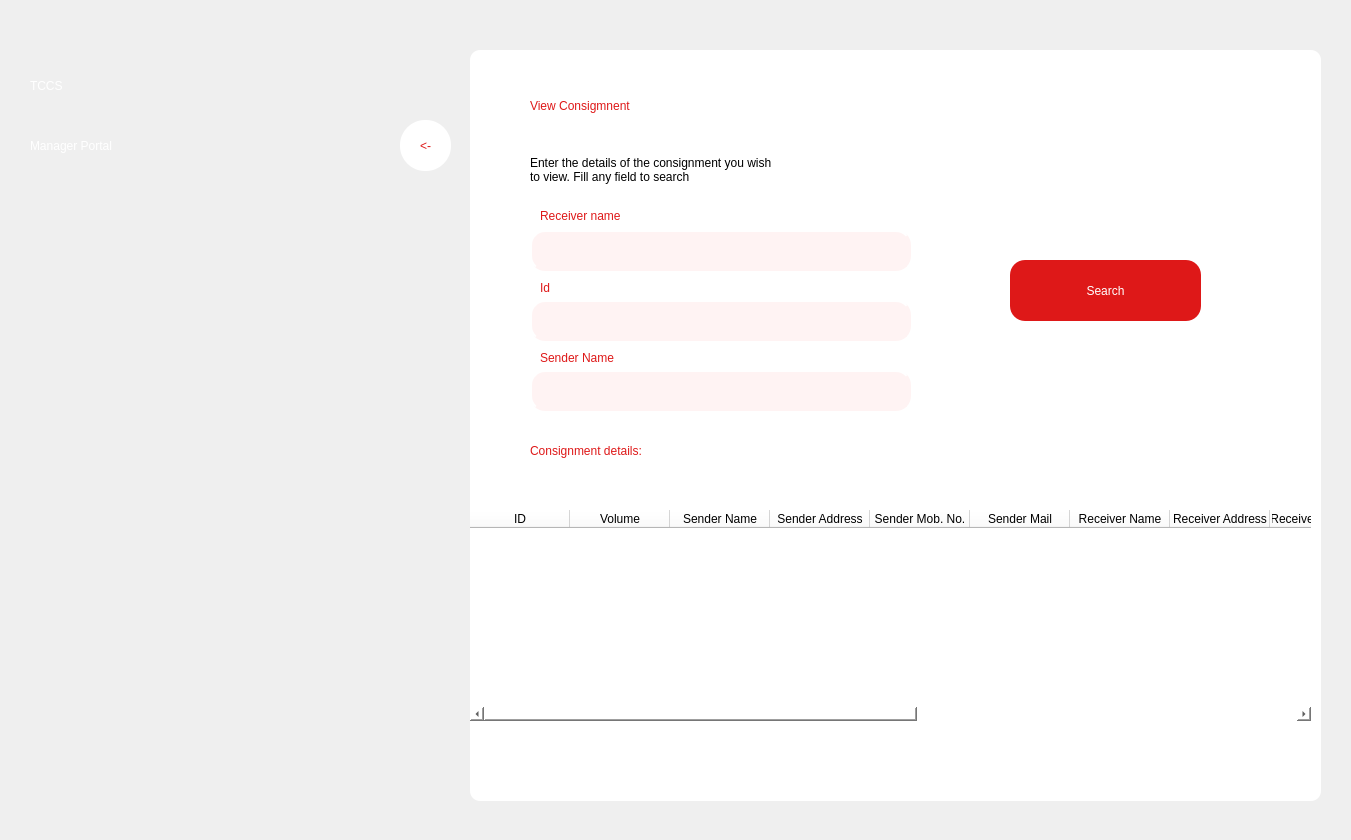
<?xml version="1.0" encoding="UTF-8"?>
<ui version="4.0">
 <class>Dialog</class>
 <widget class="QDialog" name="Dialog">
  <property name="geometry">
   <rect>
    <x>0</x>
    <y>0</y>
    <width>1351</width>
    <height>840</height>
   </rect>
  </property>
  <property name="windowTitle">
   <string>Dialog</string>
  </property>
  <widget class="QWidget" name="widget" native="true">
   <property name="geometry">
    <rect>
     <x>0</x>
     <y>0</y>
     <width>1351</width>
     <height>841</height>
    </rect>
   </property>
   <widget class="QLabel" name="label">
    <property name="geometry">
     <rect>
      <x>0</x>
      <y>0</y>
      <width>1351</width>
      <height>841</height>
     </rect>
    </property>
    <property name="text">
     <string/>
    </property>
    <property name="pixmap">
     <pixmap>truck2.jpg</pixmap>
    </property>
    <property name="scaledContents">
     <bool>true</bool>
    </property>
   </widget>
   <widget class="QLabel" name="label_2">
    <property name="geometry">
     <rect>
      <x>30</x>
      <y>30</y>
      <width>231</width>
      <height>111</height>
     </rect>
    </property>
    <property name="styleSheet">
     <string notr="true">font: 75 48pt &quot;League Spartan&quot;;
color: white;</string>
    </property>
    <property name="text">
     <string>TCCS</string>
    </property>
   </widget>
   <widget class="QLabel" name="label_3">
    <property name="geometry">
     <rect>
      <x>30</x>
      <y>110</y>
      <width>371</width>
      <height>71</height>
     </rect>
    </property>
    <property name="styleSheet">
     <string notr="true">font: 75 28pt &quot;League Spartan&quot;;
color: white</string>
    </property>
    <property name="text">
     <string>Manager Portal</string>
    </property>
   </widget>
   <widget class="QPushButton" name="backButton">
    <property name="geometry">
     <rect>
      <x>400</x>
      <y>120</y>
      <width>51</width>
      <height>51</height>
     </rect>
    </property>
    <property name="styleSheet">
     <string notr="true">QPushButton{
font: 75 20pt &quot;Calibri&quot;;
color: rgb(222, 24, 24);
background-color: white;
border-radius: 25px
}
QPushButton:hover{
background-color: &quot;#222222&quot;

}</string>
    </property>
    <property name="text">
     <string>&lt;-</string>
    </property>
   </widget>
   <widget class="QWidget" name="viewEmployeeWidget" native="true">
    <property name="geometry">
     <rect>
      <x>470</x>
      <y>50</y>
      <width>851</width>
      <height>751</height>
     </rect>
    </property>
    <property name="styleSheet">
     <string notr="true">background-color: white;
border-radius: 10px</string>
    </property>
    <widget class="QLabel" name="label_16">
     <property name="geometry">
      <rect>
       <x>60</x>
       <y>20</y>
       <width>451</width>
       <height>71</height>
      </rect>
     </property>
     <property name="styleSheet">
      <string notr="true">font: 75 24pt &quot;League Spartan&quot;;
color: rgb(222,24,24);
</string>
     </property>
     <property name="text">
      <string>View Consigmnent</string>
     </property>
    </widget>
    <widget class="QLabel" name="label_17">
     <property name="geometry">
      <rect>
       <x>60</x>
       <y>90</y>
       <width>421</width>
       <height>61</height>
      </rect>
     </property>
     <property name="styleSheet">
      <string notr="true">font: 25 13pt &quot;Calibri&quot;;</string>
     </property>
     <property name="text">
      <string>&lt;html&gt;&lt;head/&gt;&lt;body&gt;&lt;p&gt;Enter the details of the consignment you wish&lt;br/&gt;to view. Fill any field to search&lt;/p&gt;&lt;/body&gt;&lt;/html&gt;</string>
     </property>
    </widget>
    <widget class="QLabel" name="label_11">
     <property name="geometry">
      <rect>
       <x>70</x>
       <y>155</y>
       <width>131</width>
       <height>21</height>
      </rect>
     </property>
     <property name="styleSheet">
      <string notr="true">color: rgb(222,24,24);
font: 25 14pt &quot;Calibri&quot;;</string>
     </property>
     <property name="text">
      <string>Receiver name</string>
     </property>
    </widget>
    <widget class="QLineEdit" name="receiverNameLineEdit">
     <property name="geometry">
      <rect>
       <x>60</x>
       <y>180</y>
       <width>381</width>
       <height>41</height>
      </rect>
     </property>
     <property name="font">
      <font>
       <family>Calibri</family>
       <pointsize>12</pointsize>
       <weight>3</weight>
       <italic>false</italic>
       <bold>false</bold>
      </font>
     </property>
     <property name="styleSheet">
      <string notr="true">background-color: #fff3f3;
border-style: outset;
border-width: 2px;
border-radius: 15px;
border-color: #fff3f3;
padding-left: 10px;
font: 25 12pt &quot;Calibri&quot;;
color: #808080</string>
     </property>
    </widget>
    <widget class="QPushButton" name="searchConsignmentButton">
     <property name="geometry">
      <rect>
       <x>540</x>
       <y>210</y>
       <width>191</width>
       <height>61</height>
      </rect>
     </property>
     <property name="styleSheet">
      <string notr="true">QPushButton{
font: 75 20pt &quot;League Spartan&quot;;
color: white;
background-color: rgb(222, 24, 24);
border-radius: 15px
}
QPushButton:hover{
background-color: '#eeeeee';
color: rgb(222, 24, 24);
border: 2px;
border-color: rgb(222,24,24)
}</string>
     </property>
     <property name="text">
      <string>Search</string>
     </property>
    </widget>
    <widget class="QLineEdit" name="IDLineEdit">
     <property name="geometry">
      <rect>
       <x>60</x>
       <y>250</y>
       <width>381</width>
       <height>41</height>
      </rect>
     </property>
     <property name="font">
      <font>
       <family>Calibri</family>
       <pointsize>12</pointsize>
       <weight>3</weight>
       <italic>false</italic>
       <bold>false</bold>
      </font>
     </property>
     <property name="styleSheet">
      <string notr="true">background-color: #fff3f3;
border-style: outset;
border-width: 2px;
border-radius: 15px;
border-color: #fff3f3;
padding-left: 10px;
font: 25 12pt &quot;Calibri&quot;;
color: #808080</string>
     </property>
    </widget>
    <widget class="QLabel" name="label_12">
     <property name="geometry">
      <rect>
       <x>70</x>
       <y>230</y>
       <width>121</width>
       <height>16</height>
      </rect>
     </property>
     <property name="styleSheet">
      <string notr="true">color: rgb(222,24,24);
font: 25 14pt &quot;Calibri&quot;;</string>
     </property>
     <property name="text">
      <string>Id</string>
     </property>
    </widget>
    <widget class="QLabel" name="label_4">
     <property name="geometry">
      <rect>
       <x>60</x>
       <y>370</y>
       <width>411</width>
       <height>61</height>
      </rect>
     </property>
     <property name="styleSheet">
      <string notr="true">font: 75 24pt &quot;League Spartan&quot;;
color: rgb(222,24,24);
</string>
     </property>
     <property name="text">
      <string>Consignment details:</string>
     </property>
    </widget>
    <widget class="QWidget" name="widget_2" native="true">
     <property name="geometry">
      <rect>
       <x>0</x>
       <y>440</y>
       <width>851</width>
       <height>251</height>
      </rect>
     </property>
     <property name="styleSheet">
      <string notr="true">QWidget#widget_2{
background-color: '#eeeeee'
}</string>
     </property>
     <widget class="QTableWidget" name="consignmentTable">
      <property name="geometry">
       <rect>
        <x>0</x>
        <y>20</y>
        <width>841</width>
        <height>211</height>
       </rect>
      </property>
      <property name="styleSheet">
       <string notr="true"/>
      </property>
      <column>
       <property name="text">
        <string>ID</string>
       </property>
      </column>
      <column>
       <property name="text">
        <string>Volume</string>
       </property>
      </column>
      <column>
       <property name="text">
        <string>Sender Name</string>
       </property>
      </column>
      <column>
       <property name="text">
        <string>Sender Address</string>
       </property>
      </column>
      <column>
       <property name="text">
        <string>Sender Mob. No.</string>
       </property>
      </column>
      <column>
       <property name="text">
        <string>Sender Mail</string>
       </property>
      </column>
      <column>
       <property name="text">
        <string>Receiver Name</string>
       </property>
      </column>
      <column>
       <property name="text">
        <string>Receiver Address</string>
       </property>
      </column>
      <column>
       <property name="text">
        <string>Receiver Mob. No.</string>
       </property>
      </column>
      <column>
       <property name="text">
        <string>Time Of Arrival</string>
       </property>
      </column>
      <column>
       <property name="text">
        <string>Time Of Dispatch</string>
       </property>
      </column>
      <column>
       <property name="text">
        <string>Cost</string>
       </property>
      </column>
      <column>
       <property name="text">
        <string>At Branch</string>
       </property>
      </column>
      <column>
       <property name="text">
        <string>Destination</string>
       </property>
      </column>
      <column>
       <property name="text">
        <string>Status</string>
       </property>
      </column>
     </widget>
    </widget>
    <widget class="QLabel" name="label_13">
     <property name="geometry">
      <rect>
       <x>70</x>
       <y>300</y>
       <width>121</width>
       <height>16</height>
      </rect>
     </property>
     <property name="styleSheet">
      <string notr="true">color: rgb(222,24,24);
font: 25 14pt &quot;Calibri&quot;;</string>
     </property>
     <property name="text">
      <string>Sender Name</string>
     </property>
    </widget>
    <widget class="QLineEdit" name="senderNameLineEdit">
     <property name="geometry">
      <rect>
       <x>60</x>
       <y>320</y>
       <width>381</width>
       <height>41</height>
      </rect>
     </property>
     <property name="font">
      <font>
       <family>Calibri</family>
       <pointsize>12</pointsize>
       <weight>3</weight>
       <italic>false</italic>
       <bold>false</bold>
      </font>
     </property>
     <property name="styleSheet">
      <string notr="true">background-color: #fff3f3;
border-style: outset;
border-width: 2px;
border-radius: 15px;
border-color: #fff3f3;
padding-left: 10px;
font: 25 12pt &quot;Calibri&quot;;
color: #808080</string>
     </property>
    </widget>
    <zorder>label_16</zorder>
    <zorder>label_17</zorder>
    <zorder>label_11</zorder>
    <zorder>receiverNameLineEdit</zorder>
    <zorder>searchConsignmentButton</zorder>
    <zorder>IDLineEdit</zorder>
    <zorder>label_12</zorder>
    <zorder>label_4</zorder>
    <zorder>label_13</zorder>
    <zorder>senderNameLineEdit</zorder>
    <zorder>widget_2</zorder>
   </widget>
  </widget>
 </widget>
 <resources/>
 <connections/>
</ui>
